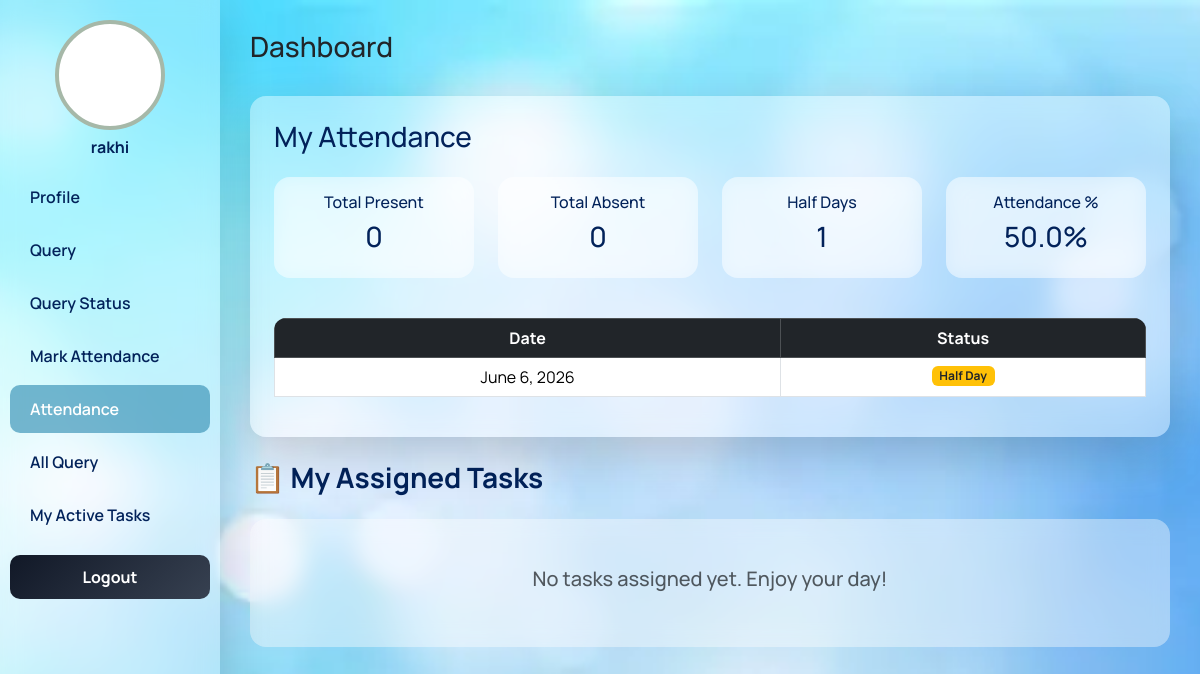
The page /my_attendance/ (signed in) on the database as committed earlier.
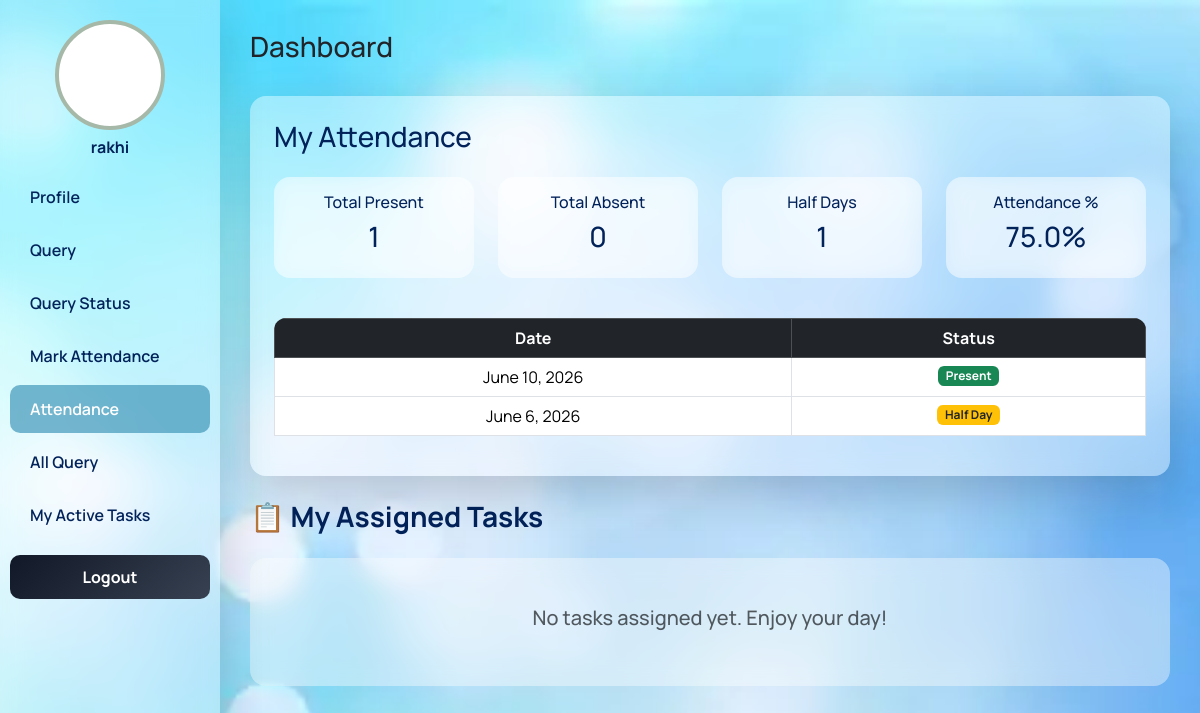
The same page on the database as committed later.
### app/models.py (models this page shows, shortened)
class Attendance(models.Model):
    STATUS_CHOICES = (
        ('Present', 'Present'),
        ('Absent', 'Absent'),
        ('Half Day', 'Half Day'),
    )
    employee = models.ForeignKey(AddEmployee, on_delete=models.CASCADE)
    date = models.DateField(default=date.today)
    status = models.CharField(max_length=20, choices=STATUS_CHOICES)
    check_in_time = models.TimeField(
    null=True,
    blank=True
)
    late_fine = models.IntegerField(default=0)
    final_salary = models.FloatField(default=0)
    class Meta:
        unique_together = ('employee', 'date')

### app/views.py (the view)
# urls.py: path('my_attendance/', my_attendance, name='my_attendance'),
def my_attendance(request):
    if 'user_id' not in request.session:
        return redirect('login')
    user_id = request.session.get('user_id')
    userdata = new.objects.get(id=user_id)
    attendance = Attendance.objects.filter(
        employee__email=userdata.email
    ).order_by('-date')
    total_present = attendance.filter(
        status='Present'
    ).count()
    total_absent = attendance.filter(
        status='Absent'
    ).count()
    total_half = attendance.filter(
        status='Half Day'
    ).count()
    total = attendance.count()
    percentage = 0
    if total > 0:
        percentage = (
            (total_present + (total_half * 0.5))
            / total
        ) * 100
    context = {
        'data': userdata,
        'my_attendance': True,
        'attendance': attendance,
        'total_present': total_present,
        'total_absent': total_absent,
        'total_half': total_half,
        'percentage': round(percentage, 2),
        'section': 'attendance'
    }
    return render(
        request,
        'userdashboard.html',
        context
    )

### app/templates/userdashboard.html (shortened to what the changed rows need)
{% block contant %}
<!DOCTYPE html>
<html lang="en">
<head>
    <link href="https://cdn.jsdelivr.net/npm/bootstrap@5.3.2/dist/css/bootstrap.min.css" rel="stylesheet">
</head>
<body>
<div class="wrapper">
    <div class="main-content">
        {% if my_attendance %}
        <div id="attendance" class="section">
            <div class="glass shadow-lg p-4">
                <h3 class="mb-4">My Attendance</h3>
                <div class="row text-center mb-4">
                    <div class="col-6 col-md-3 mb-3">
                        <div class="glass p-3">
                            <h6>Total Present</h6>
                            <h3>{{ total_present }}</h3>
                        </div>
                    </div>
                    <div class="col-6 col-md-3 mb-3">
                        <div class="glass p-3">
                            <h6>Total Absent</h6>
                            <h3>{{ total_absent }}</h3>
                        </div>
                    </div>
                    <div class="col-6 col-md-3 mb-3">
                        <div class="glass p-3">
                            <h6>Half Days</h6>
                            <h3>{{ total_half }}</h3>
                        </div>
                    </div>
                    <div class="col-6 col-md-3 mb-3">
                        <div class="glass p-3">
                            <h6>Attendance %</h6>
                            <h3>{{ percentage }}%</h3>
                        </div>
                    </div>
                </div>
                <div class="table-responsive">
                    <table class="table table-bordered table-hover text-center">
                        <thead class="table-dark">
                            <tr>
                                <th>Date</th>
                                <th>Status</th>
                            </tr>
                        </thead>
                        <tbody>
                            {% for i in attendance %}
                            <tr>
                                <td>{{ i.date }}</td>
                                <td>
                                    {% if i.status == "Present" %}
                                        <span class="badge bg-success">Present</span>
                                    {% elif i.status == "Absent" %}
                                        <span class="badge bg-danger">Absent</span>
                                    {% else %}
                                        <span class="badge bg-warning text-dark">Half Day</span>
                                    {% endif %}
                                </td>
                            </tr>
                            {% empty %}
                            <tr><td colspan="2">No attendance found</td></tr>
                            {% endfor %}
                        </tbody>
                    </table>
                </div>
            </div>
        </div>
        {% endif %}
        </div>
     </div>
</body>
</html>
{% endblock contant %}

Rows that differ between the two databases and show on the page:
added Attendance: date "June 10, 2026", status "Present"
Other text that changed with them:
{{ total_present }}: "0" → "1"
{{ percentage }}: "50.0" → "75.0"
